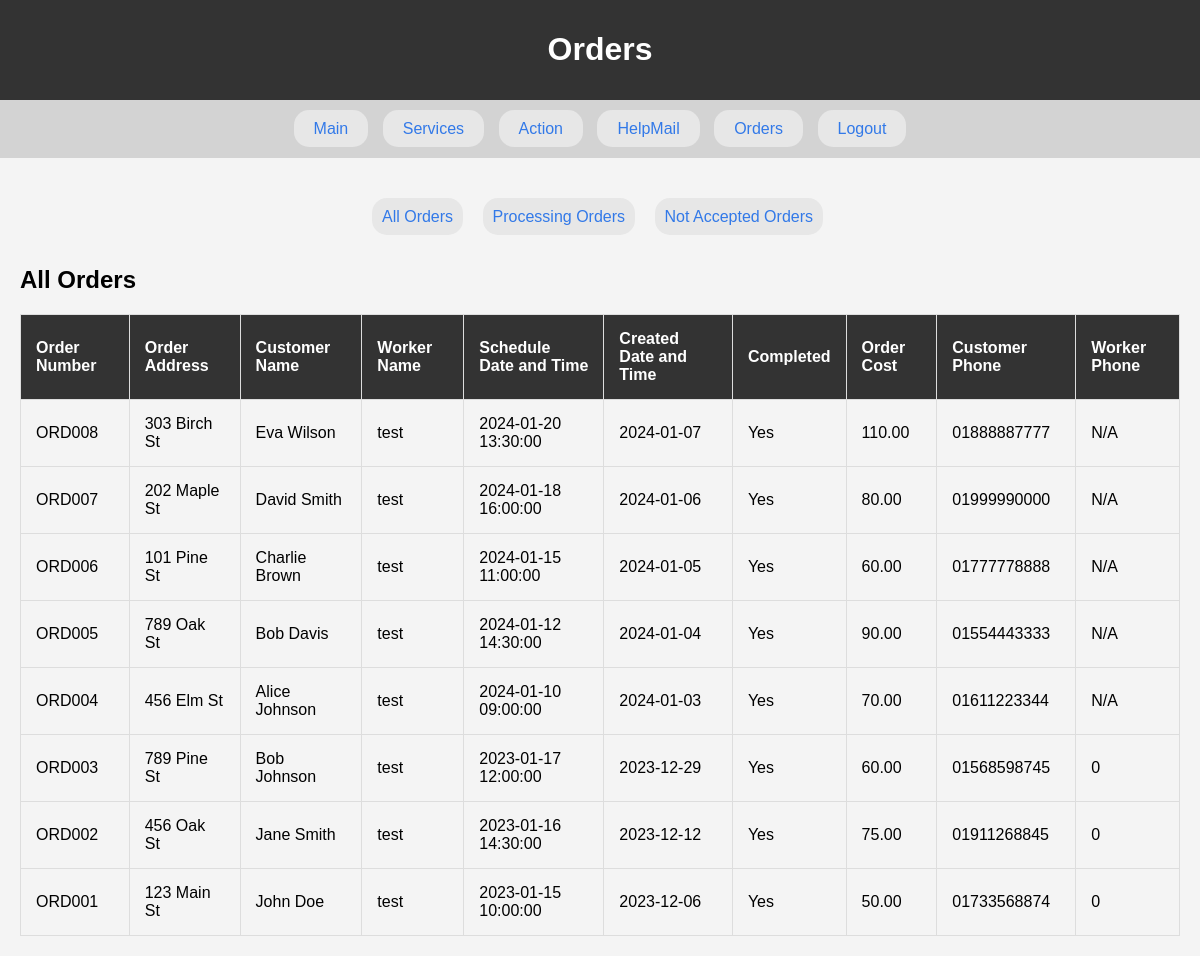
Page /TuktakHomeService/admin/controllers/ordersController.php (signed in) on the committed database.
### tables this page shows
CREATE TABLE `orders` (
  `id` int(11) NOT NULL,
  `order_id` varchar(50) NOT NULL,
  `customer_id` int(11) NOT NULL,
  `customer_name` varchar(255) NOT NULL,
  `customer_phoneNo` varchar(11) NOT NULL,
  `customer_address` text NOT NULL,
  `order_date` date NOT NULL,
  `order_schedule` datetime DEFAULT NULL,
  `order_available` tinyint(1) NOT NULL DEFAULT 1,
  `order_cost` decimal(10,2) DEFAULT NULL,
  `order_notes` varchar(100) DEFAULT NULL,
  `service_id` int(11) DEFAULT NULL,
  `service_name` varchar(255) DEFAULT NULL,
  `service_image` longblob DEFAULT NULL,
  `order_processing` tinyint(1) NOT NULL DEFAULT 0,
  `order_processing_worker` varchar(100) DEFAULT NULL,
  `worker_phoneNo` tinyint(20) DEFAULT NULL,
  `order_worker_name` varchar(255) DEFAULT NULL,
  `order_complete` tinyint(1) DEFAULT 0,
  `completed_date` date DEFAULT NULL,
  `rating` decimal(3,2) DEFAULT NULL,
  `review` varchar(255) DEFAULT NULL,
  `order_cancelled` tinyint(1) NOT NULL DEFAULT 0
);

### TuktakHomeService/admin/controllers/ordersController.php (called while the page is built, shortened)
<?php
include('../models/ordersModel.php');
include("../views/orders.php");
?>

### TuktakHomeService/admin/models/ordersModel.php (called while the page is built, shortened)
<?php
$conn = connectToDatabase();
$view = isset($_GET['view']) ? $_GET['view'] : 'all';
$sqlOrders = "SELECT * FROM orders";
$sqlOrders .= " ORDER BY order_date DESC";
$resultOrders = $conn->query($sqlOrders);
?>

### TuktakHomeService/admin/views/orders.php (the view, shortened to what this page needs)
<!DOCTYPE html>
<html lang="en">
<head>
    <link rel="stylesheet" href="../public/css/style.css">
</head>
<body>
    <header>
        <h1>Orders</h1>
    </header>
    <?php
    include("nav.php");
    ?>
    <section>
            <div class="btn-group">
            <a class="btn" href="../controllers/ordersController.php?view=all">All Orders</a>
            <a class="btn" href="../controllers/ordersController.php?view=processing">Processing Orders</a>
            <a class="btn" href="../controllers/ordersController.php?view=notaccepted">Not Accepted Orders</a>
        </div>
        <h2><?php echo ucfirst($view) ?> Orders</h2>
        <?php
        if ($resultOrders->num_rows > 0) {
            echo "<table>";
            echo "<tr><th>Order Number</th><th>Order Address</th><th>Customer Name</th><th>Worker Name</th><th>Schedule Date and Time</th><th>Created Date and Time</th><th>Completed</th><th>Order Cost</th><th>Customer Phone</th><th>Worker Phone</th></tr>";
            while ($rowOrder = $resultOrders->fetch_assoc()) {
                echo "<tr>";
                echo "<td>" . $rowOrder["order_id"] . "</td>";
                echo "<td>" . $rowOrder["customer_address"] . "</td>";
                echo "<td>" . $rowOrder["customer_name"] . "</td>";
                echo "<td>" . ($rowOrder["order_worker_name"] ?? "N/A") . "</td>";
                echo "<td>" . $rowOrder["order_schedule"] . "</td>";
                echo "<td>" . $rowOrder["order_date"] . "</td>";
                echo "<td>" . ($rowOrder["order_complete"] ? 'Yes' : 'No') . "</td>";
                echo "<td>" . $rowOrder["order_cost"] . "</td>";
                echo "<td>" . $rowOrder["customer_phoneNo"] . "</td>";
                echo "<td>" . ($rowOrder["worker_phoneNo"] ?? "N/A") . "</td>";
                echo "</tr>";
            }
            echo "</table>";
        } else {
            echo "No orders found.";
        }
        ?>
    </section>
</body>
</html>

### TuktakHomeService/admin/public/css/style.css (style rules this page uses)
body { font-family: Arial, sans-serif; margin: 0; padding: 0; background-color: #f4f4f4; }
header { background-color: #333; color: #fff; padding: 10px; text-align: center; }
a { font: bold 16px; color: #3279e8; background-color: #e7e7e7; border-radius: 15px; padding: 10px 20px; margin: 5px; cursor: pointer; text-decoration: none; }
section { padding: 20px; }

### TuktakHomeService/admin/views/orders.php (style rules this page uses)
table { width: 100%; border-collapse: collapse; margin-top: 20px; }
table, th, td { border: 1px solid #ddd; }
th, td { padding: 15px; text-align: left; }
th { background-color: #333; color: #fff; }
.btn-group { margin-top: 10px; padding: 20px; text-align: center; }
.btn { padding: 10px; margin-right: 10px; }

### rows in the picture
orders: order "ORD008", customer_address "303 Birch St", customer_name "Eva Wilson", order_worker_name "test", order_schedule "2024-01-20 13:30:00", order_date "2024-01-07", order_complete "Yes", order_cost "110.00", customer_phoneNo "01888887777", worker_phoneNo "N/A"
orders: order "ORD007", customer_address "202 Maple St", customer_name "David Smith", order_worker_name "test", order_schedule "2024-01-18 16:00:00", order_date "2024-01-06", order_complete "Yes", order_cost "80.00", customer_phoneNo "01999990000", worker_phoneNo "N/A"
orders: order "ORD006", customer_address "101 Pine St", customer_name "Charlie Brown", order_worker_name "test", order_schedule "2024-01-15 11:00:00", order_date "2024-01-05", order_complete "Yes", order_cost "60.00", customer_phoneNo "01777778888", worker_phoneNo "N/A"
orders: order "ORD005", customer_address "789 Oak St", customer_name "Bob Davis", order_worker_name "test", order_schedule "2024-01-12 14:30:00", order_date "2024-01-04", order_complete "Yes", order_cost "90.00", customer_phoneNo "01554443333", worker_phoneNo "N/A"
orders: order "ORD004", customer_address "456 Elm St", customer_name "Alice Johnson", order_worker_name "test", order_schedule "2024-01-10 09:00:00", order_date "2024-01-03", order_complete "Yes", order_cost "70.00", customer_phoneNo "01611223344", worker_phoneNo "N/A"
orders: order "ORD003", customer_address "789 Pine St", customer_name "Bob Johnson", order_worker_name "test", order_schedule "2023-01-17 12:00:00", order_date "2023-12-29", order_complete "Yes", order_cost "60.00", customer_phoneNo "01568598745", worker_phoneNo "0"
orders: order "ORD002", customer_address "456 Oak St", customer_name "Jane Smith", order_worker_name "test", order_schedule "2023-01-16 14:30:00", order_date "2023-12-12", order_complete "Yes", order_cost "75.00", customer_phoneNo "01911268845", worker_phoneNo "0"
orders: order "ORD001", customer_address "123 Main St", customer_name "John Doe", order_worker_name "test", order_schedule "2023-01-15 10:00:00", order_date "2023-12-06", order_complete "Yes", order_cost "50.00", customer_phoneNo "01733568874", worker_phoneNo "0"

### other values in the picture
$view "All"
